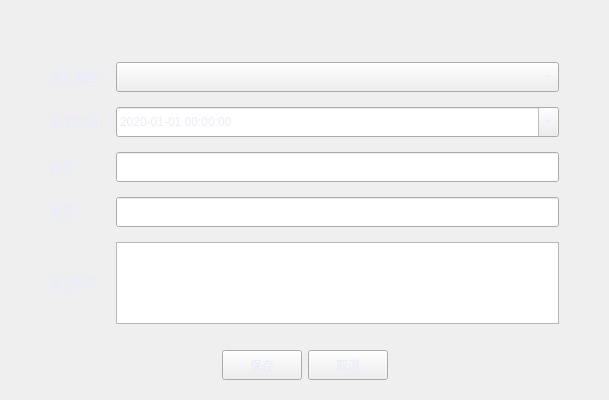
<?xml version="1.0" encoding="UTF-8"?>
<ui version="4.0">
 <class>NewAttentionDialog</class>
 <widget class="QFrame" name="NewAttentionDialog">
  <property name="geometry">
   <rect>
    <x>0</x>
    <y>0</y>
    <width>609</width>
    <height>400</height>
   </rect>
  </property>
  <property name="windowTitle">
   <string>Dialog</string>
  </property>
  <property name="styleSheet">
   <string notr="true">border-image: url(:/destop/background.png);
color:#EBECFB;</string>
  </property>
  <layout class="QVBoxLayout" name="verticalLayout">
   <property name="leftMargin">
    <number>0</number>
   </property>
   <property name="topMargin">
    <number>0</number>
   </property>
   <property name="rightMargin">
    <number>0</number>
   </property>
   <property name="bottomMargin">
    <number>20</number>
   </property>
   <item>
    <widget class="BaseTitleBar" name="titleBar" native="true">
     <property name="minimumSize">
      <size>
       <width>0</width>
       <height>36</height>
      </size>
     </property>
     <property name="maximumSize">
      <size>
       <width>16777215</width>
       <height>36</height>
      </size>
     </property>
    </widget>
   </item>
   <item>
    <layout class="QGridLayout" name="gridLayout">
     <property name="leftMargin">
      <number>50</number>
     </property>
     <property name="topMargin">
      <number>20</number>
     </property>
     <property name="rightMargin">
      <number>50</number>
     </property>
     <property name="bottomMargin">
      <number>20</number>
     </property>
     <property name="verticalSpacing">
      <number>15</number>
     </property>
     <item row="1" column="0">
      <widget class="QLabel" name="label_2">
       <property name="styleSheet">
        <string notr="true">border-image:none;</string>
       </property>
       <property name="text">
        <string>发生时间：</string>
       </property>
      </widget>
     </item>
     <item row="3" column="1">
      <widget class="QLineEdit" name="inLati">
       <property name="minimumSize">
        <size>
         <width>0</width>
         <height>30</height>
        </size>
       </property>
      </widget>
     </item>
     <item row="4" column="1">
      <widget class="QPlainTextEdit" name="inComment">
       <property name="minimumSize">
        <size>
         <width>0</width>
         <height>30</height>
        </size>
       </property>
      </widget>
     </item>
     <item row="1" column="1">
      <widget class="QDateTimeEdit" name="inCrawlTime">
       <property name="minimumSize">
        <size>
         <width>0</width>
         <height>30</height>
        </size>
       </property>
       <property name="dateTime">
        <datetime>
         <hour>0</hour>
         <minute>0</minute>
         <second>0</second>
         <year>2020</year>
         <month>1</month>
         <day>1</day>
        </datetime>
       </property>
       <property name="displayFormat">
        <string>yyyy-MM-dd hh:mm:ss</string>
       </property>
       <property name="calendarPopup">
        <bool>true</bool>
       </property>
      </widget>
     </item>
     <item row="4" column="0">
      <widget class="QLabel" name="label_5">
       <property name="styleSheet">
        <string notr="true">border-image:none;</string>
       </property>
       <property name="text">
        <string>备注信息：</string>
       </property>
      </widget>
     </item>
     <item row="2" column="1">
      <widget class="QLineEdit" name="inLong">
       <property name="minimumSize">
        <size>
         <width>0</width>
         <height>30</height>
        </size>
       </property>
      </widget>
     </item>
     <item row="0" column="1">
      <widget class="QComboBox" name="inEvent">
       <property name="minimumSize">
        <size>
         <width>0</width>
         <height>30</height>
        </size>
       </property>
      </widget>
     </item>
     <item row="2" column="0">
      <widget class="QLabel" name="label_4">
       <property name="styleSheet">
        <string notr="true">border-image:none;</string>
       </property>
       <property name="text">
        <string>经度：</string>
       </property>
      </widget>
     </item>
     <item row="3" column="0">
      <widget class="QLabel" name="label_3">
       <property name="styleSheet">
        <string notr="true">border-image:none;</string>
       </property>
       <property name="text">
        <string>维度：</string>
       </property>
      </widget>
     </item>
     <item row="0" column="0">
      <widget class="QLabel" name="label">
       <property name="styleSheet">
        <string notr="true">border-image:none;</string>
       </property>
       <property name="text">
        <string>事件类型：</string>
       </property>
      </widget>
     </item>
    </layout>
   </item>
   <item>
    <layout class="QHBoxLayout" name="horizontalLayout">
     <item>
      <spacer name="horizontalSpacer">
       <property name="orientation">
        <enum>Qt::Horizontal</enum>
       </property>
       <property name="sizeHint" stdset="0">
        <size>
         <width>40</width>
         <height>20</height>
        </size>
       </property>
      </spacer>
     </item>
     <item>
      <widget class="QPushButton" name="btnSave">
       <property name="minimumSize">
        <size>
         <width>0</width>
         <height>30</height>
        </size>
       </property>
       <property name="styleSheet">
        <string notr="true">*:hover {
color: rgb(57, 138, 241);
}</string>
       </property>
       <property name="text">
        <string>保存</string>
       </property>
      </widget>
     </item>
     <item>
      <widget class="QPushButton" name="btnCancel">
       <property name="minimumSize">
        <size>
         <width>0</width>
         <height>30</height>
        </size>
       </property>
       <property name="styleSheet">
        <string notr="true">*:hover {
color: rgb(57, 138, 241);
}</string>
       </property>
       <property name="text">
        <string>取消</string>
       </property>
      </widget>
     </item>
     <item>
      <spacer name="horizontalSpacer_2">
       <property name="orientation">
        <enum>Qt::Horizontal</enum>
       </property>
       <property name="sizeHint" stdset="0">
        <size>
         <width>40</width>
         <height>20</height>
        </size>
       </property>
      </spacer>
     </item>
    </layout>
   </item>
  </layout>
 </widget>
 <customwidgets>
  <customwidget>
   <class>BaseTitleBar</class>
   <extends>QWidget</extends>
   <header>widget/basetitlebar.h</header>
   <container>1</container>
  </customwidget>
 </customwidgets>
 <resources/>
 <connections>
  <connection>
   <sender>btnCancel</sender>
   <signal>clicked()</signal>
   <receiver>NewAttentionDialog</receiver>
   <slot>close()</slot>
   <hints>
    <hint type="sourcelabel">
     <x>439</x>
     <y>505</y>
    </hint>
    <hint type="destinationlabel">
     <x>382</x>
     <y>274</y>
    </hint>
   </hints>
  </connection>
 </connections>
</ui>
